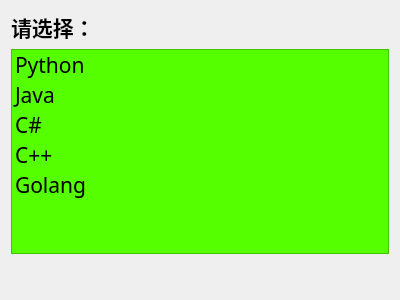
<?xml version="1.0" encoding="UTF-8"?>
<ui version="4.0">
 <class>Form</class>
 <widget class="QWidget" name="Form">
  <property name="geometry">
   <rect>
    <x>0</x>
    <y>0</y>
    <width>400</width>
    <height>300</height>
   </rect>
  </property>
  <property name="windowTitle">
   <string>Form</string>
  </property>
  <layout class="QVBoxLayout" name="verticalLayout">
   <item>
    <widget class="QLabel" name="label">
     <property name="font">
      <font>
       <family>等距更纱黑体 SC</family>
       <pointsize>16</pointsize>
       <bold>true</bold>
      </font>
     </property>
     <property name="text">
      <string>请选择：</string>
     </property>
    </widget>
   </item>
   <item>
    <widget class="QListWidget" name="listWidget">
     <property name="font">
      <font>
       <family>等距更纱黑体 SC</family>
       <pointsize>16</pointsize>
      </font>
     </property>
     <property name="styleSheet">
      <string notr="true">QListWidget {background-color: rgb(85, 255, 0);}
</string>
     </property>
     <item>
      <property name="text">
       <string>Python</string>
      </property>
     </item>
     <item>
      <property name="text">
       <string>Java</string>
      </property>
     </item>
     <item>
      <property name="text">
       <string>C#</string>
      </property>
     </item>
     <item>
      <property name="text">
       <string>C++</string>
      </property>
     </item>
     <item>
      <property name="text">
       <string>Golang</string>
      </property>
     </item>
    </widget>
   </item>
   <item>
    <widget class="QLabel" name="label_reuslt">
     <property name="font">
      <font>
       <family>等距更纱黑体 SC</family>
       <pointsize>16</pointsize>
       <italic>true</italic>
      </font>
     </property>
     <property name="text">
      <string/>
     </property>
    </widget>
   </item>
  </layout>
 </widget>
 <resources/>
 <connections/>
</ui>
